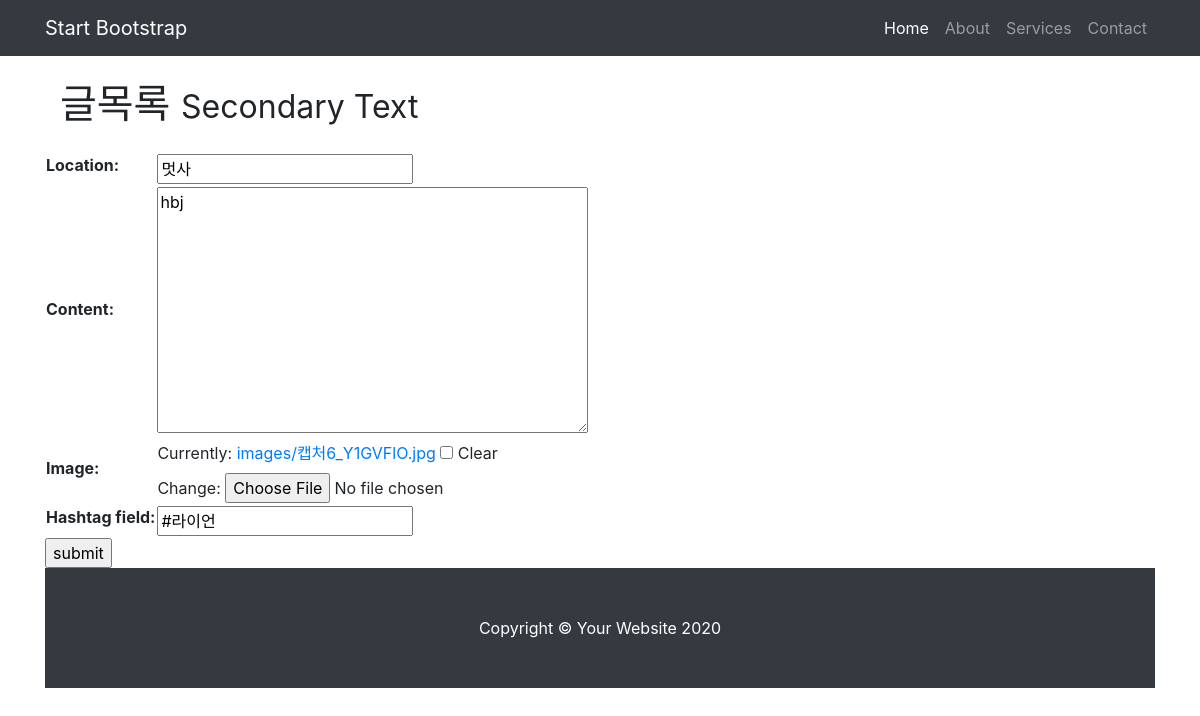
/update/12, run on the app's committed database.
### appname/models.py (models this page shows, shortened)
class Post(models.Model):
    location = models.CharField(max_length=200)
    content = models.TextField()
    image = models.ImageField(upload_to='images/', blank=True)
    writer = models.ForeignKey(settings.AUTH_USER_MODEL, on_delete=models.CASCADE, related_name="wirter", default="")
    hashtag_field = models.CharField(max_length=200, blank=True)
    hashtags = models.ManyToManyField('Hashtag', blank=True)
    likes = models.ManyToManyField(settings.AUTH_USER_MODEL, related_name="likes")

### appname/views.py (the view)
# urls.py: path('update/<int:pk>', appname.views.update, name='update'),
def update(request, pk):
    post = get_object_or_404(Post, pk=pk)
    if request.method == "POST":
        form = PostForm(request.POST, instance=post)
        if form.is_valid():
            form = form.save(commit=False)
            form.save()
            return redirect('main')
    else:
        form = PostForm(instance=post)
        return render(request, 'appname/create.html', {'form': form})

### appname/forms.py
class PostForm(forms.ModelForm):
    class Meta:
        model = Post
        fields = ['location', 'content', 'image','hashtag_field']

### appname/templates/appname/create.html (shortened to what this page needs)
{% extends 'appname/base.html' %}
{% block a %}
<form method="POST" enctype="multipart/form-data">
  <table>
    {{ form.as_table }}
  </table>
  <input type="submit" value="submit">
</form>
{% endblock %}

### appname/static/appname/css/blog-home.css (style rules this page uses)
body { padding-top: 56px; }

### data on the page
Post: location "멋사", content "hbj", hashtag_field "#라이언"
